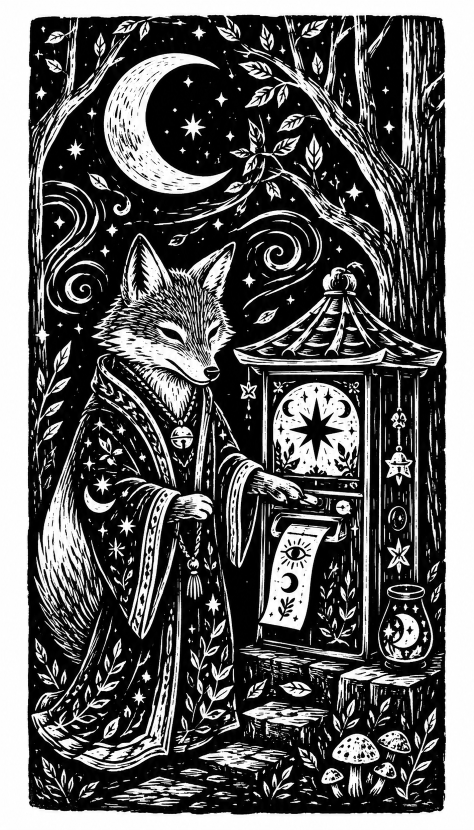
#> input picture fox.png, 948 x 1659 px (shown at 1/2 size)
$ python -i tp6s_tool.py   (imports and definitions only)
#> lines starting #> are read from the running program, lines starting #| are printed output that depends on the picture; after the words box and inside, x2 and y2 are one past the last pixel; in counts of white or black regions, pixels touching at a corner belong together
#> further down, picture is the input picture: PIL image 948x1659 L; min 0, max 255, mean 97.8
#!/usr/bin/env python3
"""
tp6s_tool.py — PC tool for TP6-S thermal printer via BLE (bleak)

Usage:
  ./tp6 image file.png              # <addr> is optional everywhere now
  ./tp6 print "Text to print"
  ./tp6 feed [lines]
  ./tp6 scan                        # list everything, for diagnosis
  ./tp6 forget                      # stop remembering the printer
  ./tp6 info | uart | test [black|bars|white]
  ./tp6 serve [port]                # local HTTP helper for web/tp6s.html (default 8776)
  ./tp6 gui [port]                  # same, and opens it in the browser

The printer is found in this order: an <addr> you pass, then $TP6S_ADDR, then
the device remembered from last time, then a scan (which is then remembered).
The cache lives in ~/.config/tp6s/device.json, deliberately outside this
folder: macOS gives each host a CoreBluetooth UUID rather than a device MAC,
so a repository-synced identifier would not be portable.

  ./tp6 image <addr> file.jpg [--nodither] [--threshold 128] [--rotate 90]
  ./tp6 test  <addr> [black|bars|white] [--px] [--before HH,HH] [--after HH,HH]

Image options:
  --nodither          Fixed threshold instead of Floyd-Steinberg dithering
  --threshold N       Black/white threshold 1-255 (default 128, with --nodither)
  --rotate N          Rotation in degrees (e.g. 90 for landscape)
  --density N         Thermal density 1-15 (default 10; higher = darker)
  --speed N           Speed 1-5 (default 2; lower = more heat)
  --legacy            Old per-frame ACK-gated sender (stuttering, slower).
                      Only useful for diagnosing which frame a printer rejects.
  --window N          Frames in flight, --legacy only (default 6; 1 = stop-and-
                      wait). Ignored when streaming. Do NOT raise above 6: the
                      old sender silently drops frames beyond that.
  --lines N           Lines per CUS frame (default 24 = max firmware verified).
                      WARNING: 32+ firmware ACKs but prints nothing

Dependencies are managed by ./setup.sh; use ./setup.sh --pdf for PDF support.

UART mode (interactive BLE terminal on FFF2/FFF1):
  Available commands in terminal:
    XX XX XX ...        Send raw bytes (hex, space-separated)
    cus CMD [HH HH ...] Send encapsulated CUS frame (CMD in hex)
    speed N             CMD_SET_SPEED (1-5)
    density N           CMD_SET_DENSITY (1-15)
    feed [N]            Feed N lines (default 85)
    hex                 Toggle hex/ascii display of notifications
    quit / q            Quit

  Examples:
    > cus 02 55 00   -> CMD_FEED 85 lines
    > cus 09 08      -> CMD_SET_DENSITY to 8
    > cus 0A 03      -> CMD_SET_SPEED to 3

CUS protocol:
  [0x64][CMD][SEQ_6bit][LEN_LO][LEN_HI][PAYLOAD...][0x00 x4][0x9B]

Real TP6-S UUIDs (detected by bleak):
  Service: 0000fff0-0000-1000-8000-00805f9b34fb  (0xFFF0)
  Write  : 0000fff2-0000-1000-8000-00805f9b34fb  (0xFFF2)
  Notify : 0000fff1-0000-1000-8000-00805f9b34fb  (0xFFF1)
"""

import asyncio
import base64
import http.server
import json
import os
import platform
import re
import threading
import time
import sys
import struct
import webbrowser
from bleak import BleakScanner, BleakClient

CMD_PRINT_IMAGE = 0x00
CMD_FEED        = 0x02
CMD_SET_DENSITY = 0x09   # 0x04 (upstream value) has no effect on real TP6-S;
                         # upstream UART example ("cus 09 08") uses 0x09 correctly
CMD_SET_SPEED   = 0x0A
CMD_BLE_TOKENS  = 0x80

PRINT_W         = 576
BPL             = 72
MAX_CHUNK_LINES = 8
BLE_CHUNK_SZ    = 244
INTER_CHUNK_MS  = 0.020
# Every Nth BLE write uses write-WITH-response (see _stream_job). 8 was
# measured on the test Mac and is lossless there FOR A SHORT BURST; the
# head-start rule below decides how much of a job may go out this way.
#
# This knob was added while chasing the dropped bands, on a first guess that
# the number was a property of the host's Bluetooth controller and so would
# differ per Mac. It is not — the same Mac drops a long job and prints a
# short one — so leave it alone in normal use and let HEAD_START_BYTES decide.
# It stays because measuring the next such question needs a way to hold the
# barrier still:
#
#     TP6S_BARRIER=1 ./tp6 gui          every write acknowledged, always
#     TP6S_BARRIER=8 ./tp6 image big.png   full speed for the whole job,
#                                          i.e. reproduce the bug on purpose
#
# Setting it AT ALL disables the head start, in both directions: the forced
# interval applies to every write of the job. 1 is the safe floor: ~6.5 KB/s
# against ~6.5 KB/s consumed, so the motor may burp, but nothing can be lost.
try:
    BARRIER_EVERY = max(1, int(os.environ.get("TP6S_BARRIER", "8")))
except ValueError:
    BARRIER_EVERY = 8
BARRIER_FORCED = "TP6S_BARRIER" in os.environ   # set by hand: never overridden

# A job must not be delivered at full speed for long. Measured on paper,
# first 2026-08-19 (the same artwork at two sizes) and again 2026-09-04
# (one 51 KB page, printed five times in one afternoon):
#
#    288 lines   21 KB   barrier 8   prints             (staircase, 2026-08-14)
#   1008 lines   73 KB   barrier 8   prints, again 09-04 (fox.png)
#   1845 lines  133 KB   barrier 8   DROPS a band, every time, motor smooth
#   1845 lines  133 KB   barrier 1   prints
#    709 lines   51 KB   barrier 8   STOPS a third in; stops two thirds in;
#                                    prints whole once — same bytes each time
#    709 lines   51 KB   barrier 1   prints
#
# The telemetry rules out the printer struggling: voltage flat, temperature
# never off 70, battery 77-98%. The bytes never arrived. The barrier delivers
# ~11-12 KB/s against ~6.5 KB/s consumed, and that surplus accumulates in the
# printer's buffer, which has a bottom. On 09-04 the status timeline showed
# where: the printer's "done" flag came at 5.3 s, exactly where two thirds of
# the page ends at 90 lines/s, delivery having finished at 4.3 s. Everything
# past the point the buffer filled went in the bin, and a frame cut midway
# ends the job rather than skipping a band.
#
# A byte-count rule (full speed under 73 KB) was the first answer, and it was
# wrong: fox is bigger and darker than the 51 KB page and prints. The margin
# is not a fixed size — the same job kept 17 KB one run and 34 KB the next,
# which is the printer starting to consume at different moments after the
# link comes up. A modelled lead (sent − 6500 × elapsed, throttle above 24 KB)
# was tried before that and also dropped a band, for the same reason: the
# printer does not begin eating when the first byte lands.
#
# So the rule no longer tries to know the buffer. Burst only enough to give
# the printer a cushion — HEAD_START_BYTES at full speed, ~1.5 s of paper —
# then hold a steady rate at the printer's appetite, and listen. A fed
# printer eats 9-10 KB/s (measured from its own empty reports, at speed 2
# and 3 alike); the acknowledged floor of 6.5 KB/s alone drained the cushion
# and the motor stuttered every second or so. But each stutter is announced — the printer sends a status
# frame when its buffer runs empty — and _stream_job answers each one with a
# fresh burst and a slightly higher rate. The lead only ever grows from a
# known-empty buffer. TP6S_BARRIER=N still forces one interval for the whole
# job, for measuring. TP6S_HEAD_KB=N sizes both the head start and each
# refill (0 = no burst at all). TP6S_PACE_KBS=N sets the opening rate.
try:
    HEAD_START_BYTES = max(0, int(float(os.environ.get("TP6S_HEAD_KB", "12")) * 1024))
except ValueError:
    HEAD_START_BYTES = 12 * 1024

_seq = 0


# ---------------------------------------------------------------------------
# Protocole CUS
# ---------------------------------------------------------------------------

# [15 lines left out: function _make_frame, not called in this run]


# [7 lines not run here, left out]


# The steady pace is held by the clock, not by an ack pattern. Measured
# 2026-09-04 with 237-byte writes: every write acknowledged is 6.5 KB/s,
# every other write 9.8 KB/s, every eighth ~12, and "2 of 3 acknowledged" —
# tried as a rung between the first two — came out at ~6.7 KB/s, barely off
# the floor: the radio quantises acked writes to its connection interval, so
# patterns do not interpolate. One acknowledged write in four is therefore
# the steady pattern, and short sleeps throttle it down to the rate the loop
# wants.
#
# The appetite came out of the empty reports themselves: a fed printer at
# speed 3 took 23 KB in its first 2.4 s and 28 KB in the next 3, i.e. 9 to
# 10 KB/s, the same on two pages of very different tone. (An earlier figure
# of 8 counted the paper feed as print time; an opening rate of 9.0 still
# left one stutter per page, at 39-49 KB in.) The opening rate sits at the
# appetite; each empty report raises it a step. Note the fast barrier is
# only ~12 KB/s, so a refill burst against a printer eating 10 nets little
# cushion — the head start, delivered before the printer gets going, is the
# one that counts, and after it the rate step does the work.
PACE_START_KBS = 10.0
PACE_STEP_KBS  = 0.5
PACE_MAX_KBS   = 11.0         # one-in-four's own ceiling is a little above
PACE_BARRIER   = 4
try:
    PACE_START_KBS = float(os.environ.get("TP6S_PACE_KBS", PACE_START_KBS))
except ValueError:
    pass


# [120 lines not run here, left out]


# ---------------------------------------------------------------------------
# Discovery of real UUIDs (search FFF0/FFF1/FFF2 or FF00/FF01/FF02)
# ---------------------------------------------------------------------------

# [22 lines left out: function _find_uuids, not called in this run]


# ---------------------------------------------------------------------------
# Commandes
# ---------------------------------------------------------------------------

# ---------------------------------------------------------------------------
# Finding the printer: cache, then scan
# ---------------------------------------------------------------------------

NAME_PREFIX = "TP6"          # matches both "TP6" and "TP6-S"


# [48 lines left out: functions _cache_path, _cache_load, _cache_save, _cache_clear, _looks_like_addr, not called in this run]


# [249 lines not run here, left out]


# [94 lines left out: functions _ack_decode, _ack_temp, _ack_payload, _ack_stats, _build_hdr_fn, not called in this run]


# [467 lines not run here, left out]


def prepare_raster(img, threshold=128, dither=True, rotate=0):
    """A PIL image → (packed 1-bit dots, height) ready for _do_print.

    Extracted verbatim out of cmd_print_raster so that everything which makes
    dots goes through ONE pipeline — the CLI's `image`, and tools/pdf_service.py
    (the print-dialog door), which needs the packed bytes in hand to POST them
    at the helper. A second resize/dither/pack would drift from this one and
    the paper would stop matching the preview; see ARCHITECTURE.md. Behaviour
    is unchanged: the dots are byte-identical to what
    this code produced inline before the extraction.
    """
#> called with threshold = 128, dither = True, rotate = 0
    from PIL import Image

    # Alpha = white background (else convert('L') ignores alpha and may blacken everything)
    if img.mode in ('RGBA', 'LA', 'PA') or (img.mode == 'P' and 'transparency' in img.info):
        img = img.convert('RGBA')
        bg = Image.new('RGBA', img.size, (255, 255, 255, 255))
        img = Image.alpha_composite(bg, img)
        print("Alpha composite on white background")

    if rotate:
        img = img.rotate(rotate, expand=True)
        print(f"Rotation {rotate}°  → {img.size[0]}x{img.size[1]}")

    img = img.convert('L')  # grayscale

    w, h = img.size
#> w = 948; h = 1659
    new_h = max(1, round(h * PRINT_W / w))
#> new_h = 1008
    if w != PRINT_W:
        img = img.resize((PRINT_W, new_h), Image.LANCZOS)
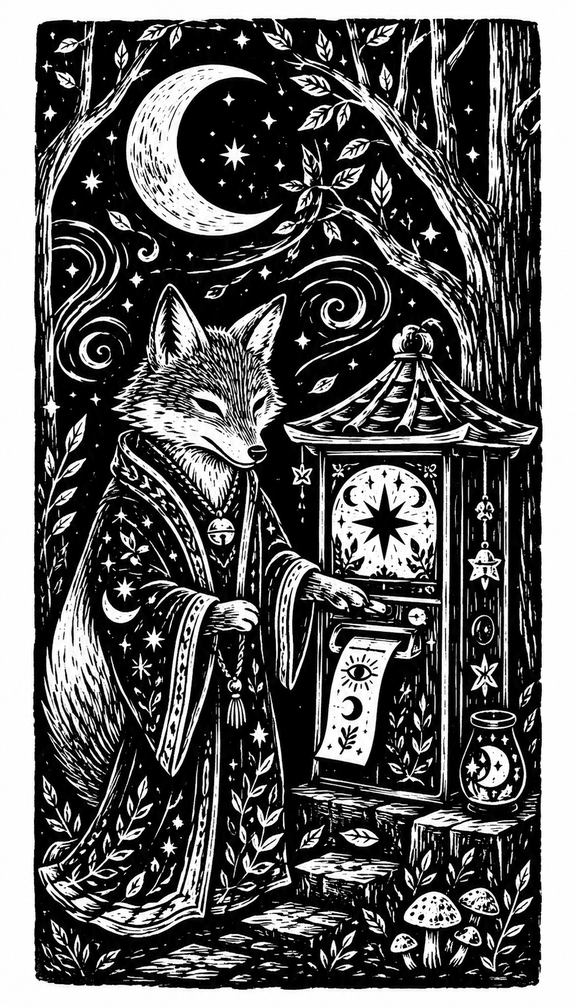
#> img: PIL image 576x1008 L; min 0, max 255, mean 97.9
        print(f"Resize: {w}x{h} → {PRINT_W}x{new_h}")
#| Resize: 948x1659 → 576x1008
    else:
        new_h = h

    if dither:
        img1 = img.convert('1')  # Floyd-Steinberg by default
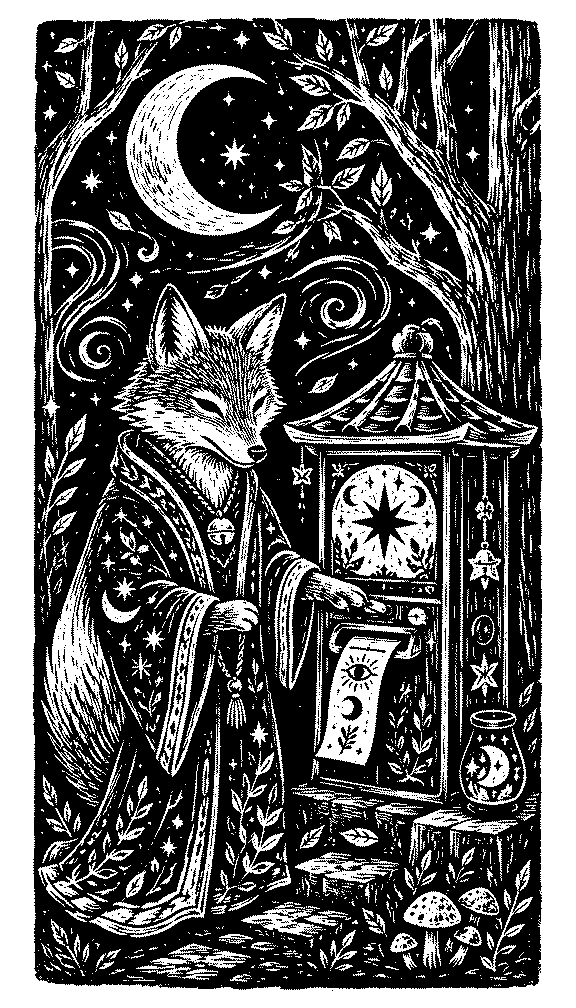
#> img1: PIL image 576x1008 1; 38.4% white; 2349 white regions (1768 under 20 px), largest, box (x1, y1, x2, y2) and area: (0, 0, 576, 1008) 95706, (126, 64, 282, 236) 8971, (119, 293, 287, 508) 8404
        mode_str = "Floyd-Steinberg"
    else:
        img1 = img.point(lambda p: 0 if p < threshold else 255).convert('1', dither=0)
        mode_str = f"threshold {threshold}"
    print(f"1bpp ({mode_str}) → {BPL}×{new_h}={BPL * new_h} bytes")
#| 1bpp (Floyd-Steinberg) → 72×1008=72576 bytes

    # PIL mode '1': bit=0 → black (prints), printer: bit=1 → prints → XOR 0xFF
    raw1 = img1.tobytes()
    return bytes(b ^ 0xFF for b in raw1), new_h


# [17 lines not run here, left out]


# ---------------------------------------------------------------------------
# HTTP helper: serves web/ on localhost and prints jobs it sends over BLE.
#
# Exists because Chrome's Web Bluetooth is too slow to print smoothly (see
# INVESTIGATION.md) — the browser composes
# the page, then hands the finished bitmap to this helper, which prints it
# through the same fast streamed path the CLI uses.
# ---------------------------------------------------------------------------

WEB_DIR = os.path.join(os.path.dirname(os.path.abspath(__file__)), "web")


class _BleWorker:
    """One asyncio event loop, owned by one daemon thread, for the whole
    server's lifetime. bleak/BleakClient are not meant to be spun up fresh
    per call, so every print job runs on this same loop instead of an
    asyncio.run() per request — HTTP handler threads hand it a coroutine and
    block on the result."""

    # [4 lines left out: function __init__, not called in this run]

    def _run(self):
        asyncio.set_event_loop(self.loop)
        self.loop.run_forever()

    def submit(self, coro):
        return asyncio.run_coroutine_threadsafe(coro, self.loop).result()

    def stop(self):
        self.loop.call_soon_threadsafe(self.loop.stop)


# The one failure that looks like a mystery from the browser: the printer is
# there, powered, remembered — and simply not reachable, because something
# else already holds its single BLE link. A connected peripheral stops
# advertising, so it vanishes from a scan too.
_HELD_LINK_HINT = (
    "The printer is not advertising. Is it powered on? If it is, something else "
    "already holds its Bluetooth link — a browser tab connected with Web Bluetooth "
    "(press Disconnect in the page, or close the tab), the phone app, or a "
    "Bluetooth Classic pairing (blueutil --unpair <the printer's BD_ADDR>). It talks to "
    "one thing at a time."
)


# [86 lines not run here, left out]


class _NoPrinter(Exception):
    """Nothing to talk to: not remembered, and a scan turned up nothing."""


# [74 lines not run here, left out]


# [21 lines left out: function _notify, not called in this run]


# [62 lines not run here, left out]


class _Tp6Handler(http.server.SimpleHTTPRequestHandler):
    """Serves web/ as static files, plus /api/status and /api/print."""

    server_version = "tp6s-helper/1"

    def __init__(self, *args, **kwargs):
        super().__init__(*args, directory=WEB_DIR, **kwargs)

    # [4 lines left out: function end_headers, not called in this run]

    def log_message(self, fmt, *args):
        print(f"[serve] {self.address_string()} {fmt % args}")

    # [89 lines left out: functions _json, do_GET, _run, do_POST, cmd_serve, not called in this run]


# ---------------------------------------------------------------------------
# Point d'entree
# ---------------------------------------------------------------------------

def _usage(exit_code=1):
    print(__doc__)
    sys.exit(exit_code)


# [148 lines left out: functions _split_addr, _need_addr, main, not called in this run]


# [2 lines not run here, left out]

>>> from PIL import Image
>>> picture = Image.open('fox.png')
>>> result = prepare_raster(picture)
